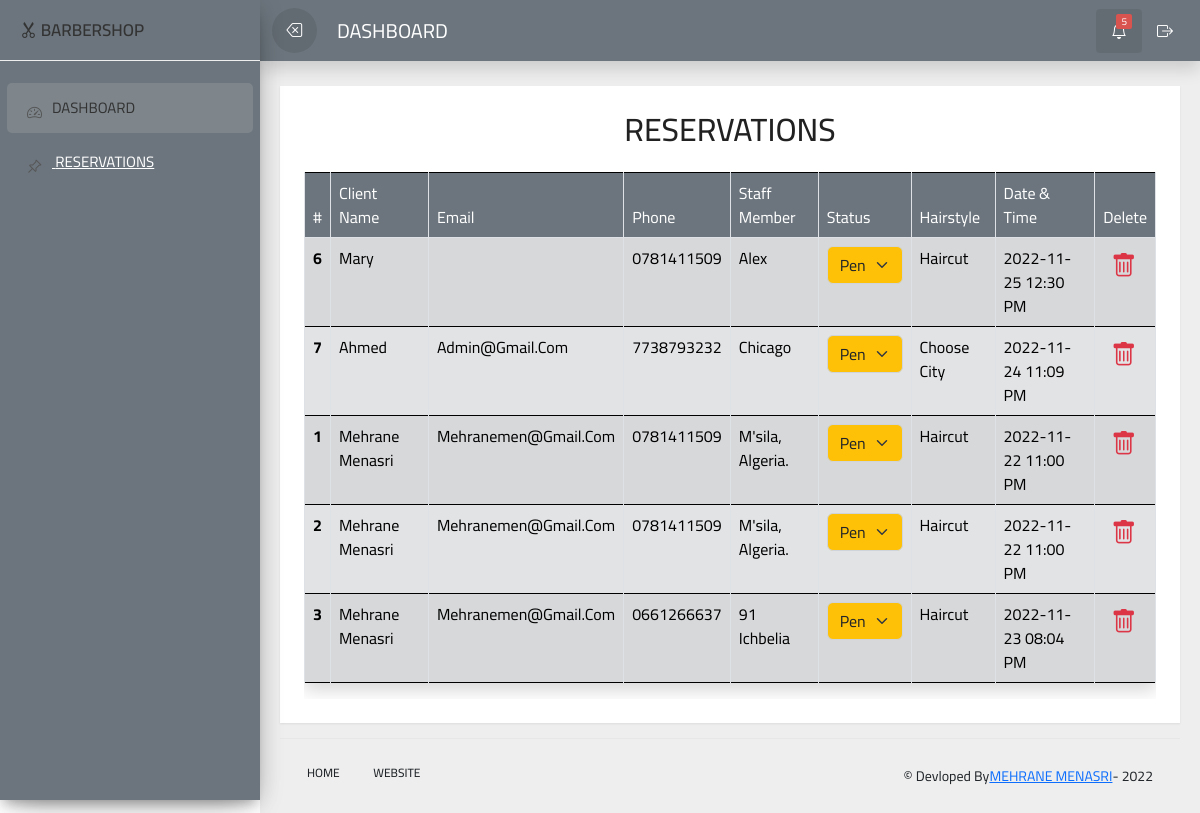
Screenshot of /admin/orders.php (signed in) with the database file from the repository.
### tables this page shows
CREATE TABLE `orders` (
  `id` int(11) NOT NULL,
  `client` varchar(255) NOT NULL,
  `email` varchar(255) NOT NULL,
  `phone` varchar(255) NOT NULL,
  `location` varchar(255) NOT NULL,
  `address` varchar(255) NOT NULL,
  `hairstyle` varchar(255) DEFAULT NULL,
  `res_date` date DEFAULT NULL,
  `res_time` time DEFAULT NULL,
  `res_status` varchar(255) NOT NULL DEFAULT 'pending',
  `create_at` date NOT NULL DEFAULT current_timestamp()
);

### admin/orders.php (the view, shortened to what this page needs)
<?php
if (isset($_SESSION['user_name'])) {
    include 'init.php';
    $do = isset($_GET['do']) ? $_GET['do'] : 'Manage';
    if ($do == 'Manage') {
        $stmt = $con->prepare("SELECT * FROM orders ORDER BY create_at DESC");
        $stmt->execute();
        $orders = $stmt->fetchAll(); ?>
        <div class="card p-4" style="min-height: 450px;">
            <h2 class="text-center mb-4"> RESERVATIONS </h2>
            <div class="table-responsive">
                <table class="table table-secondary table-striped table-bordered table-hover shadow">
                    <thead>
                        <tr>
                            <th class="bg-secondary text-white" scope="col">#</th>
                            <th class="bg-secondary text-white" scope="col">Client Name</th>
                            <th class="bg-secondary text-white" scope="col">Email</th>
                            <th class="bg-secondary text-white" scope="col">Phone</th>
                            <th class="bg-secondary text-white" scope="col">Staff Member</th>
                            <th class="bg-secondary text-white" scope="col">Status</th>
                            <th class="bg-secondary text-white" scope="col">Hairstyle</th>
                            <th class="bg-secondary text-white" scope="col">Date & Time</th>
                            <th class="bg-secondary text-white" scope="col">Delete</th>
                        </tr>
                    </thead>
                    <tbody>
                        <?php
                        foreach ($orders as $order) { ?>
                            <tr>
                                <th scope="row"><?= $order['id'] ?></th>
                                <td><?= $order['client'] ?></td>
                                <td><?= $order['email'] ?></td>
                                <td><?= $order['phone'] ?></td>
                                <td><?= $order['address'] ?></td>
                                <td>
                                    <select class="form-select
                                <?php if ($order['res_status'] == "pending") {
                                    echo "bg-warning";
                                } else if ($order['res_status'] == "completed") {
                                    echo "bg-success";
                                } else if ($order['res_status'] == "canceled") {
                                    echo "bg-gray";
                                }
                                ?>
                                " name="res_status" onchange="update(this.options[this.selectedIndex].value, <?= $order['id'] ?>)">
                                        <option value="pending" <?php if ($order['res_status'] == "pending") {
                                                                    echo "selected";
                                                                } ?>>Pending</option>
                                    </select>
                                </td>
                                <td><?= $order['hairstyle'] ?></td>
                                <td><?= $order['res_date'] ?> <?= date('h:i A', strtotime($order['res_time'])) ?></td>
                                <td>
                                    <a href="orders.php?do=Delete&id=<?= $order['id'] ?>" onclick="return confirm('<?php echo 'You Are Sure?'; ?>')" class="text-danger link mx-2"><i style="font-size: 25px;" class="bi bi-trash"></i></a>
                                </td>
                            </tr>
                        <?php } ?>
                    </tbody>
                </table>
            </div>
        </div>
<?php } elseif ($do == 'Add') {
    } elseif ($do == 'Insert') {
    } elseif ($do == 'Edit') {
    } elseif ($do == 'Update') {
    } elseif ($do == 'Approve') {
    }
    include $tpl . 'footer.php';
} else {
    header('Location: index.php');
    exit();
}
?>

### admin/includes/templates/header.php (shortened to what this page needs)
<!doctype html>
<html lang="en">
<head>
  <link rel="stylesheet" href="<?php echo $css ?>bootstrap.min.css">
  <link rel="stylesheet" href="<?php echo $css ?>custom.css">
  <link rel="stylesheet" href="<?php echo $css ?>style.css">
  <link href="https://cdn.jsdelivr.net/npm/bootstrap@5.2.1/dist/css/bootstrap.min.css" rel="stylesheet">
  <link rel="stylesheet" href="layout/fonts/bootstrap-icons.css">
</head>
<body>
  <div class="wrapper">

### admin/init.php (shortened to what this page needs)
<?php
    include 'connect.php';
    $tpl   = 'includes/templates/';
    $css   = 'layout/css/';
    include $tpl . "header.php";
    if(!isset($noNavbar)) {
        include $tpl . "navbar.php";
    }

### admin/includes/templates/navbar.php (shortened to what this page needs)
<nav id="sidebar" class="bg-secondary text-white ">
    <div class="sidebar-header bg-secondary text-white">
        <h3><span><i class="bi bi-scissors"></i> BARBERSHOP</span></h3>
    </div>
    <ul class="list-unstyled components">
        <li class="active">
            <a href="dashboard.php" class="dashboard"><i class="bi bi-speedometer2"></i><span>DASHBOARD</span></a>
        </li>
        <li class="dropdown">
            <a href="orders.php" class="text-white"><i class="bi bi-pin-angle"></i> RESERVATIONS</a>
        </li>
    </ul>
</nav>
<div id="content">
    <div class="top-navbar">
        <nav class="navbar navbar-expand-lg bg-secondary text-white shadow">
            <div class="container-fluid">
                <button type="button" id="sidebarCollapse" class="d-xl-block d-lg-block d-md-mone d-none">
                    <i class="bi bi-backspace"></i>
                </button>
                <a class="navbar-brand text-white" href="#"> DASHBOARD </a>
                <div class="collapse navbar-collapse d-lg-block d-xl-block d-sm-none d-md-none d-none" id="navbarSupportedContent">
                    <ul class="nav navbar-nav ml-auto">
                        <?php
                        $stmt2 = $con->prepare("SELECT COUNT(id) FROM orders WHERE res_status = 'pending'");
                        $stmt2->execute();
                        $newOrders = $stmt2->fetchColumn();
                        ?>
                        <li class="dropdown nav-item active">
                            <a href="#" class="nav-link" data-toggle="dropdown">
                                <i class="bi bi-bell"></i>
                                <span class="notification"><?php echo $newOrders ?></span>
                            </a>
                        </li>
                        <li class="nav-item">
                            <a class="nav-link" href="logout.php">
                                <i class="bi bi-box-arrow-right"></i>
                            </a>
                        </li>
                    </ul>
                </div>
            </div>
        </nav>
    </div>
    <div class="main-content">

### admin/includes/templates/footer.php (shortened to what this page needs)
<footer class="footer">
    <div class="container-fluid">
        <div class="row">
            <div class="col-md-6">
                <nav class="d-flex">
                    <ul class="m-0 p-0">
                        <li>
                            <a href="dashboard.php">
                                Home
                            </a>
                        </li>
                        <li>
                            <a href="../index.php">
                                Website
                            </a>
                        </li>
                    </ul>
                </nav>
            </div>
            <div class="col-md-6">
                <p class="copyright d-flex justify-content-end"> &copy Devloped By
                    <a href="https://mehranesoft.com/" target="_blank"> MEHRANE MENASRI </a> - 2022
                </p>
            </div>
        </div>
    </div>
</footer>
</div>
</div>
</div>
</body>
</html>

### admin/layout/css/custom.css (style rules this page uses)
body, html { line-height: 1.8; font-family: 'Roboto', sans-serif; color: #555e58; text-transform:capitalize; text-rendering: optimizeLegibility !important; -webkit-font-smoothing: antialiased !important; font-weight: 400; margin:0px; padding:0px; }
* { font-family: 'Cairo' !important; }
h1, h2, h3, h4, h5, h6, .h1, .h2, .h3, .h4 { font-weight: 400; line-height: 1.5em; }
p { font-size: 15px; margin: 12px 0 0; line-height: 24px; }
a { color: #333; font-weight: 400; }
button { cursor:pointer; }
ul, ol { padding: 0; margin:0px; list-style: none; }
a, a:hover, a:focus { color: #333; text-decoration: none; transition: all 0.3s; }
.wrapper { position: relative; width:100%; overflow:auto; }
#sidebar { position:fixed; height:100vh!important; top: 0; bottom: 0; left: 0; z-index:11; width: 260px; overflow:auto; transition:all 0.3s ; background: #FFFFFF; box-shadow: 0 10px 30px -12px rgb(0 0 0 / 42%), 0 4px 25px 0px rgb(0 0 0 / 12%), 0 8px 10px -5px rgb(0 0 0 / 20%); }
#sidebar .sidebar-header { padding:20px; background-color:#ffffff; border-bottom:1px solid #eee; }
.sidebar-header h3 { color:#333; font-size:17px; margin:0px; text-transform:uppercase; transition:all 0.5s ease; font-weight:600; }
#sidebar ul li { padding:2px 7px; }
#sidebar ul li.active>a { color: #333; background-color: rgba(200, 200, 200, 0.2); }
#sidebar ul.components { padding: 20px 0; }
#sidebar ul li a { padding: 10px; line-height: 30px; border-radius:5px; font-size: 15px; position:relative; font-weight: 400; display: block; }
#sidebar ul li a span { text-transform:capitalize; display:inline-block; }
#sidebar ul li a i { position: relative; margin-right: 10px; top: 5px; color: #555555; margin-left: 10px; }
#content { position: relative; transition: all 0.3s; background-color: #EEEEEE; }
.top-navbar { width:100%; z-index:9; position:relative; }
.main-content { padding:10px 20px 0px 20px; position: relative; width: 100%; }
.navbar { background-color: #2196F3; color: #FFFFFF; }
.navbar-brand { color: #FFFFFF; }
.navbar button { background-color:transparent; border:none; }
#sidebarCollapse { border-radius:50%; width:45px; height:45px; text-align:center; line-height:45px; margin-right:20px; border:none; color: #FFFFFF; background-color: rgba(0, 0, 0, 0.09); }
.navbar-nav > li.active { color: #FFFFFF; border-radius:4px; background-color: rgba(0, 0, 0, 0.08); }
.navbar-nav > li > a { color: #FFFFFF; }
.navbar .notification { position: absolute; top: 5px; right: 10px; display: block; font-size: 9px; border: 0px; font-size: 10px; background: #d9534f; min-width: 15px; text-align: center; padding: 1px 5px; height: 15px; border-radius: 2px; line-height: 14px; }
.navbar-nav li a { position: relative; display: block; padding: 10px 15px!important; }
.card { margin: 10px 0; }
.card { border-radius: 0px!important; }
.card { display: inline-block; position: relative; border:none!important; width: 100%; margin:15px 0; box-shadow: 0 1px 2px rgb(0 0 0 / 8%); border-radius: 6px; color: rgba(0,0,0, 0.87); background: #fff; }
.table > thead > tr > th { border-bottom-width: 1px; font-size: 16px; font-weight: 400; }
.footer { border-top: 1px solid #e7e7e7; }
footer { padding: 10px 0; position:relative; width:100%; }
footer ul li { display: inline-block; }
footer ul li a { color: inherit; padding: 15px; font-weight: 500; font-size: 12px; text-transform: uppercase; border-radius: 3px; text-decoration: none; position: relative; display: block; }
footer .copyright { padding: 15px; font-size:14px; margin: 0; }
@media only screen and (min-width:992px) { #content { width: calc(100% - 260px); position: relative; float: right; transition: all 0.3s; background-color: #EEEEEE; } }

### admin/layout/css/style.css (style rules this page uses)
* { margin: 0; padding: 0; }
a { text-decoration: none; -webkit-transition: all 0.5s ease-in-out 0s; -o-transition: all 0.5s ease-in-out 0s; transition: all 0.5s ease-in-out 0s; }

### rows the page displays
orders: id "6", client "Mary", phone "0781411509", address "Alex", res_status "Pending", hairstyle "Haircut", res_date "2022-11-25", res_time "12:30 PM"
orders: id "7", client "Ahmed", email "Admin@gmail.com", phone "7738793232", address "Chicago", res_status "Pending", hairstyle "Choose City", res_date "2022-11-24", res_time "11:09 PM"
orders: id "1", client "Mehrane Menasri", email "Mehranemen@gmail.com", phone "0781411509", address "M'sila, Algeria.", res_status "Pending", hairstyle "Haircut", res_date "2022-11-22", res_time "11:00 PM"
orders: id "2", client "Mehrane Menasri", email "Mehranemen@gmail.com", phone "0781411509", address "M'sila, Algeria.", res_status "Pending", hairstyle "Haircut", res_date "2022-11-22", res_time "11:00 PM"
orders: id "3", client "Mehrane Menasri", email "Mehranemen@gmail.com", phone "0661266637", address "91 Ichbelia", res_status "Pending", hairstyle "Haircut", res_date "2022-11-23", res_time "08:04 PM"

### other values shown
$newOrders "5"
